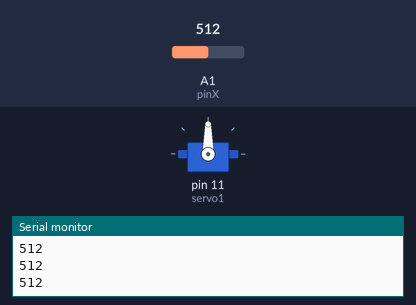
The sketch below on a simulated Arduino Uno, built with avr-gcc and run on an emulated ATmega328P. On the bench: servo, the last lines printed to the serial monitor. The inputs (shaded band) are chosen by the test bench; at power-on: A1 (pinX) = 512.

Above: at 3.2 s.
3.3 s: A1 (pinX) set to 716
At 3.9 s:
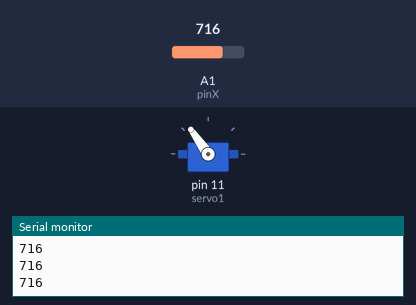
4.8 s: A1 (pinX) set to 900
At 5.2 s:
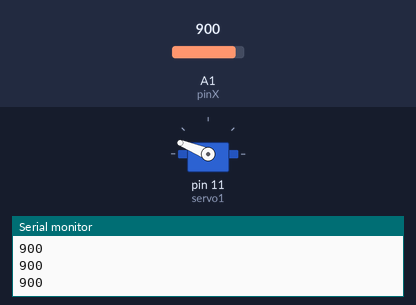
6.3 s: A1 (pinX) set to 1023
At 7.5 s:
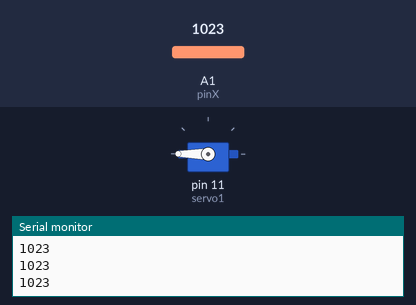
7.8 s: A1 (pinX) set to 306
At 8.7 s:
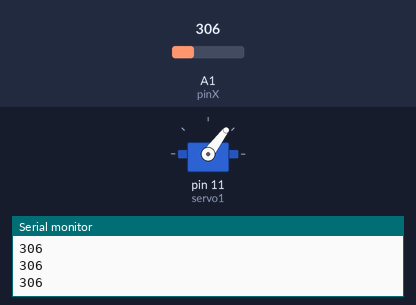
9.3 s: A1 (pinX) set to 122
At 9.8 s:
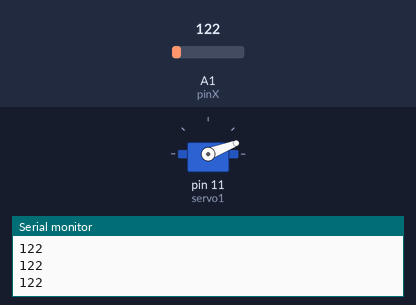
10.8 s: A1 (pinX) set to 0
At 12.0 s:
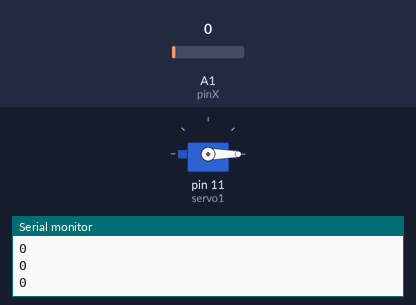
Timing chart, 0 to 13.3 s (numbered marks = the images above; inputs shaded):
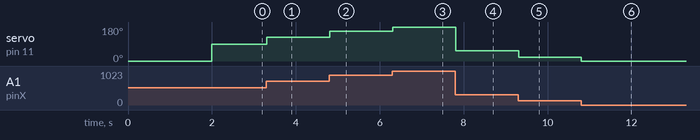

The sketch:

sketch_oct27b.ino
```cpp
#define pinX A1 // ось X джойстика

#include <Servo.h> // подключаем библиотеку для серво
Servo servo1; // объявляем объект servo1

void setup() {
pinMode(pinX, INPUT); // указываем пин для джойстика
delay(1000);
servo1.write(0);
delay(1000);
servo1.attach(11);
Serial.begin(9600);// указываем пин для микро серво
}

void loop() {
int X = analogRead(pinX);
Serial.println(X);// считываем значение оси X

X = map(X, 0, 1023, 0, 180); // переводим значение X в новый диапазон

servo1.write(X); // поворачиваем серво от джойстика
}
```

Measured:
- after the input at 3.3 s, servo on pin 11 (servo1): 90° → 125° at once
- after the input at 4.8 s, servo on pin 11 (servo1): 125° → 158° at once
- after the input at 6.3 s, servo on pin 11 (servo1): 158° → 180° at once
- after the input at 7.8 s, servo on pin 11 (servo1): 180° → 53° at once
- after the input at 9.3 s, servo on pin 11 (servo1): 53° → 21° at once
- after the input at 10.8 s, servo on pin 11 (servo1): 21° → 0° at once
